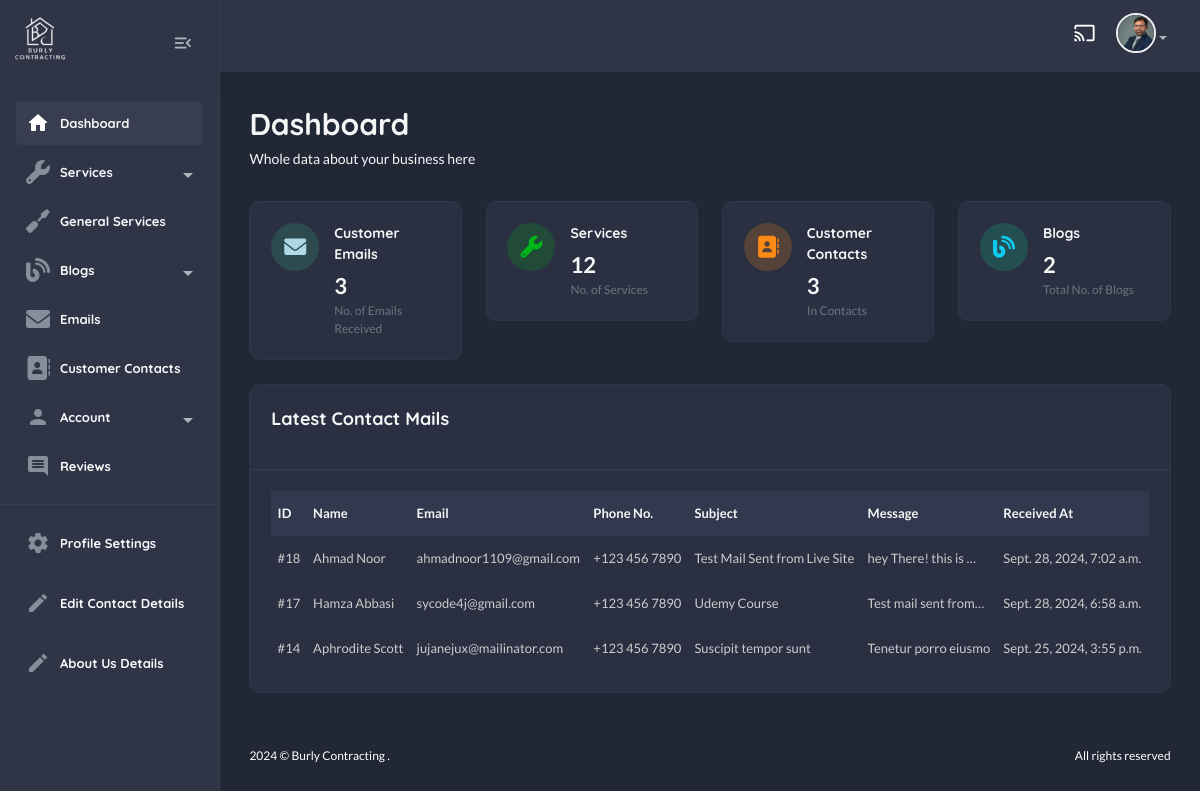
/useradmin/ (signed in), run on an earlier commit of the app's database.
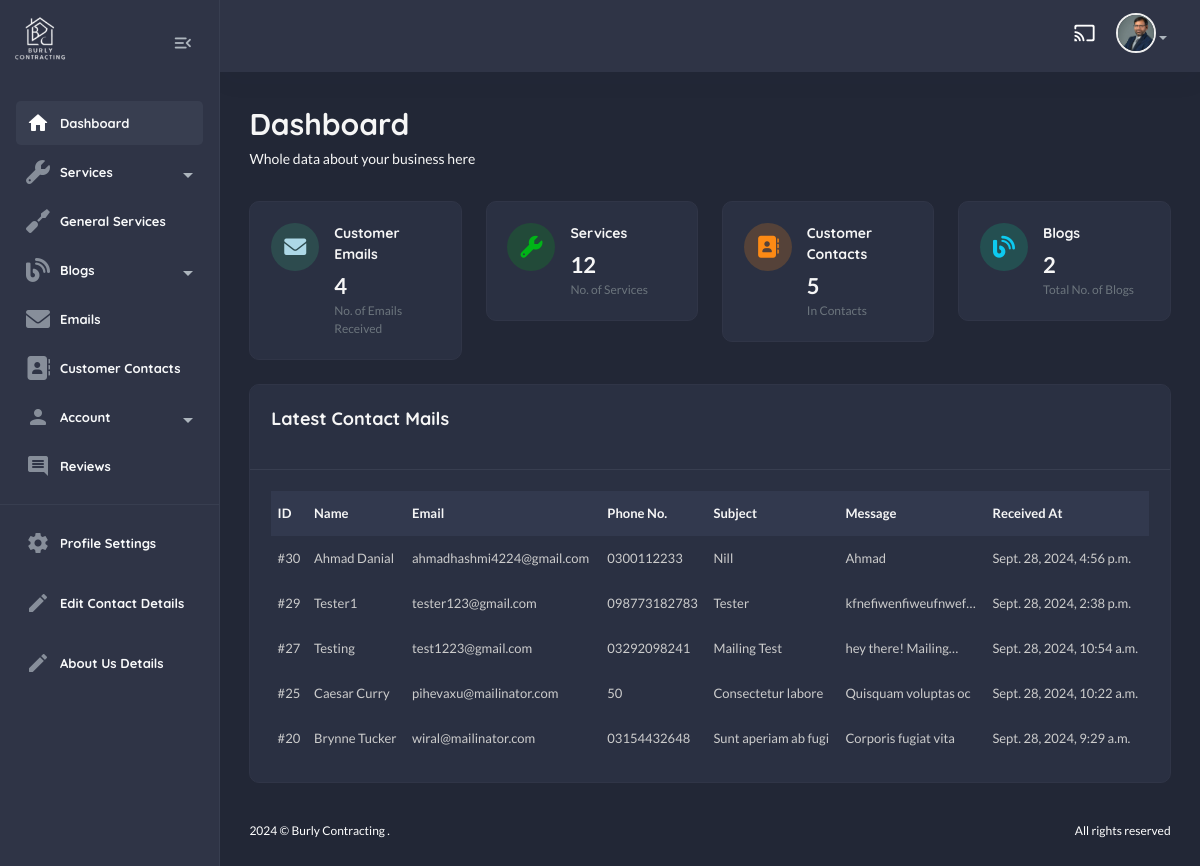
And on a later commit of the database.
### contact/models.py (models this page shows, shortened)
class Contact(models.Model):
    name = models.CharField(max_length=100)
    email = models.EmailField(unique=True)
    subject = models.CharField(max_length=200, default="Help!")
    phone_no = models.CharField(max_length=20, default="+123 456 7890")
    message = models.TextField()
    submitted_at = models.DateTimeField(auto_now_add=True)
    responded = models.BooleanField(default=False)

### useradmin/views.py (the view)
# urls.py: path("", views.dashboard_view, name="dashboard"),
@login_required
def dashboard_view(request):
    contacts = Contact.objects.all().order_by("-id")
    emails = Email.objects.all()
    services = Service.objects.all()
    blogs = Blog.objects.all()
    context = {
        "contacts" : contacts,
        "emails" : emails,
        "services" : services,
        "blogs" : blogs,
    }
    return render(request, "useradmin/dashboard.html", context)

### home/context_processors.py (called while the page is built)
def default(request):
    services = Service.objects.all().order_by("-id")
    contact_details = ContactDetails.objects.first()
    return {
        "services" : services,
        "contact_details" : contact_details,
    }

### templates/useradmin/dashboard.html (shortened to what the changed rows need)
{% extends "useradmin/base.html" %}
    {% load static %}
        {% block content %}
            <section class="content-main">
                <div class="content-header">
                    <div>
                        <h2 class="content-title card-title">Dashboard</h2>
                    </div>
                </div>
                <div class="row">
                    <div class="col-lg-3">
                        <div class="card card-body mb-4">
                            <article class="icontext">
                                <div class="text">
                                    <h6 class="mb-1 card-title">Customer Emails</h6>
                                    <span>{{emails.count}}</span>
                                    <span class="text-sm"> No. of Emails Received </span>
                                </div>
                            </article>
                        </div>
                    </div>
                    <div class="col-lg-3">
                        <div class="card card-body mb-4">
                            <article class="icontext">
                                <div class="text">
                                    <h6 class="mb-1 card-title">Customer Contacts</h6>
                                    <span>{{contacts.count}}</span>
                                    <span class="text-sm"> In {{categories.count}} Contacts </span>
                                </div>
                            </article>
                        </div>
                    </div>
                </div>
                <div class="card mb-4">
                    <div class="card-body">
                        <div class="table-responsive">
                            <div class="table-responsive">
                                <table class="table align-middle table-nowrap mb-0">
                                    <thead class="table-light">
                                        <tr>
                                            <th class="align-middle" scope="col">ID</th>
                                            <th class="align-middle" scope="col">Name</th>
                                            <th class="align-middle" scope="col">Email</th>
                                            <th class="align-middle" scope="col">Phone No.</th>
                                            <th class="align-middle" scope="col">Subject</th>
                                            <th class="align-middle" scope="col">Message</th>
                                            <th class="align-middle" scope="col">Received At</th>
                                        </tr>
                                    </thead>
                                    <tbody>
                                        {% for c in contacts %}
                                            <tr>
                                                <td><aclass="fw-bold">#{{c.id}}</aclass=></td>
                                                <td>{{c.name}}</td>
                                                <td>{{c.email}}</td>
                                                <td>{{c.phone_no}}</td>
                                                <td>{{c.subject}}</td>
                                                <td>{{c.message|truncatechars:20}}</td>
                                                <td>{{c.submitted_at}}</td>
                                            </tr>
                                        {% endfor %}
                                    </tbody>
                                </table>
                            </div>
                        </div>
                    </div>
                </div>
            </section>
        {% endblock content%}

What changed in the data, as far as the page shows it:
removed Contact: id "18", name "Ahmad Noor", email "ahmadnoor1109@gmail.com", phone_no "+123 456 7890", subject "Test Mail Sent from Live Site", message "hey There! this is …", submitted_at "Sept. 28, 2024, 7:02 a.m."
removed Contact: id "17", name "Hamza Abbasi", email "sycode4j@gmail.com", phone_no "+123 456 7890", subject "Udemy Course", message "Test mail sent from…", submitted_at "Sept. 28, 2024, 6:58 a.m."
removed Contact: id "14", name "Aphrodite Scott", email "jujanejux@mailinator.com", phone_no "+123 456 7890", subject "Suscipit tempor sunt", message "Tenetur porro eiusmo", submitted_at "Sept. 25, 2024, 3:55 p.m."
added Contact: id "30", name "Ahmad Danial", email "ahmadhashmi4224@gmail.com", phone_no "0300112233", subject "Nill", message "Ahmad", submitted_at "Sept. 28, 2024, 4:56 p.m."
added Contact: id "29", name "Tester1", email "tester123@gmail.com", phone_no "098773182783", subject "Tester", message "kfnefiwenfiweufnwef…", submitted_at "Sept. 28, 2024, 2:38 p.m."
added Contact: id "27", name "Testing", email "test1223@gmail.com", phone_no "03292098241", subject "Mailing Test", message "hey there! Mailing…", submitted_at "Sept. 28, 2024, 10:54 a.m."
added Contact: id "25", name "Caesar Curry", email "pihevaxu@mailinator.com", phone_no "50", subject "Consectetur labore", message "Quisquam voluptas oc", submitted_at "Sept. 28, 2024, 10:22 a.m."
added Contact: id "20", name "Brynne Tucker", email "wiral@mailinator.com", phone_no "03154432648", subject "Sunt aperiam ab fugi", message "Corporis fugiat vita", submitted_at "Sept. 28, 2024, 9:29 a.m."
Also different on the page:
{{ emails.count }}: "3" → "4"
{{ contacts.count }}: "3" → "5"
